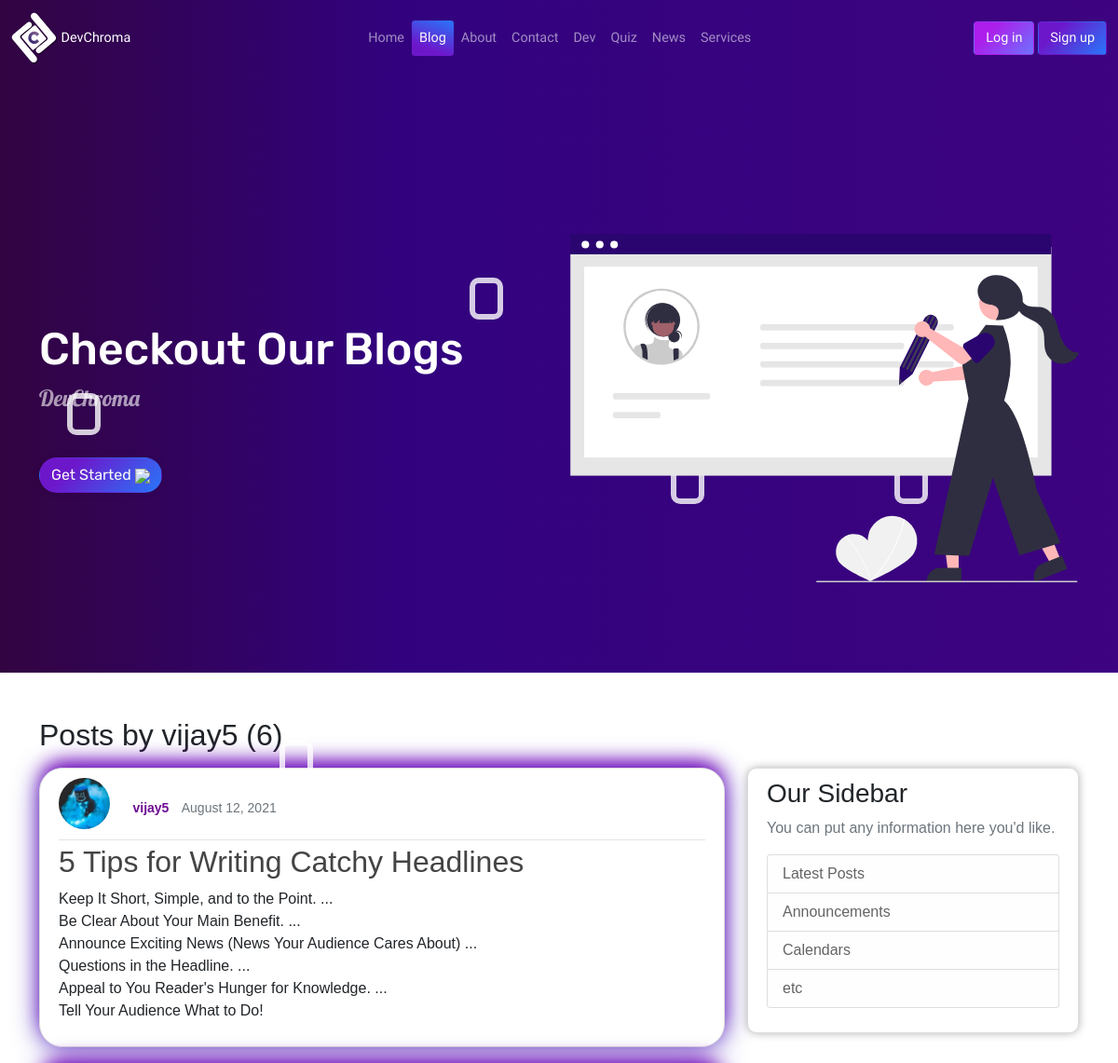
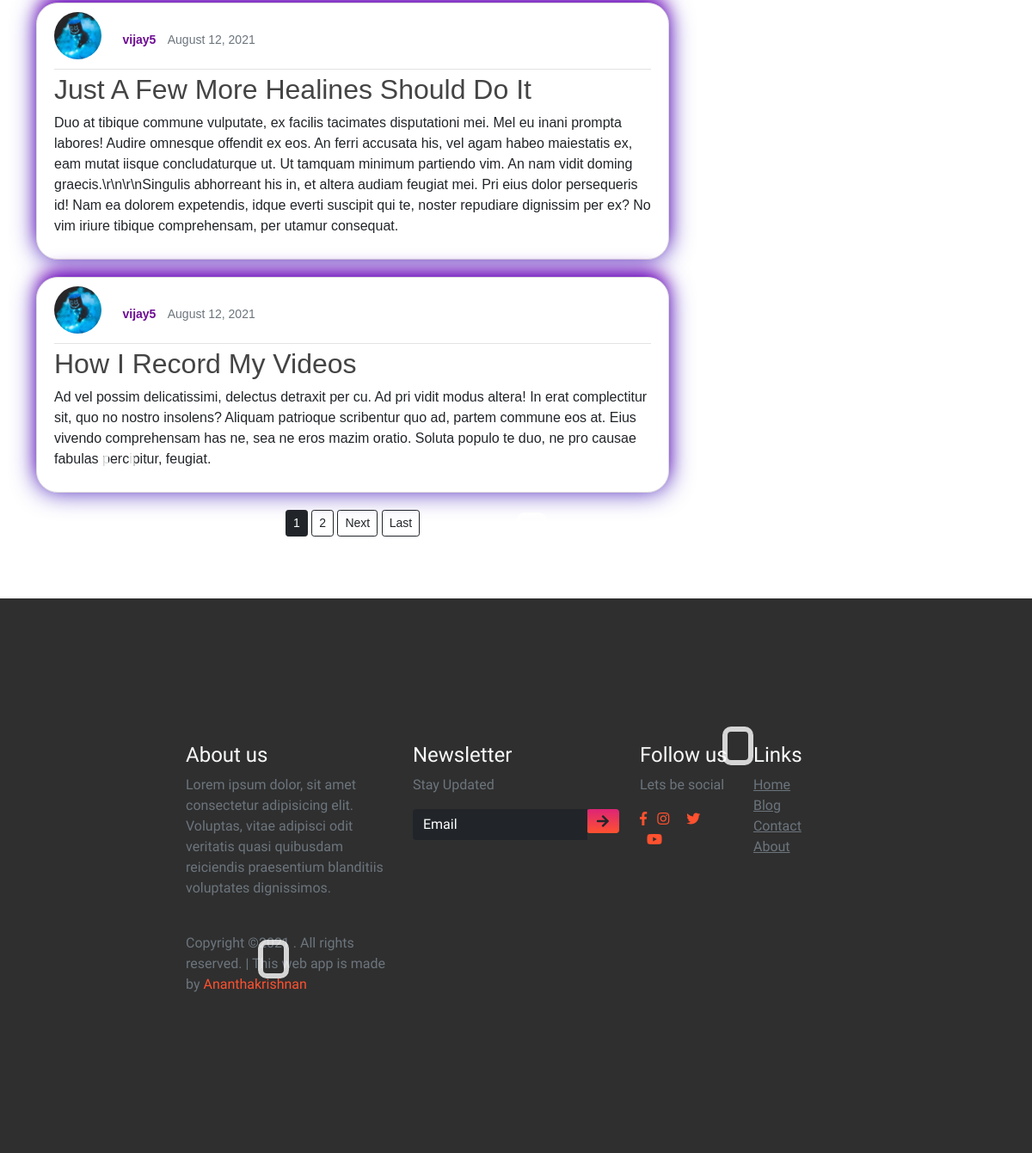
Screenshot of /blog/user/vijay5 with the database file from the repository (2 pictures, top to bottom).
### blog/models.py (models this page shows, shortened)
class Post(models.Model):
    title = models.CharField(max_length=100)
    content = models.TextField()
    date_posted = models.DateTimeField(default=timezone.now)
    author = models.ForeignKey(User , on_delete=models.CASCADE)

### app/models.py (models this page shows, shortened)
class Profile(models.Model):
    user = models.OneToOneField(User, on_delete=models.CASCADE)
    image = models.ImageField(default='default.jpg' , upload_to='profile_pics')

### blog/views.py (the view)
# urls.py: path('user/<str:username>', UserPostListView.as_view(), name='user-posts'),
class UserPostListView(ListView):
    model = Post
    template_name = 'blog/user_posts.html' # <app>/<model>_<viewtype>.html
    context_object_name = 'posts'
    paginate_by = 3
    def get_queryset(self):
        user = get_object_or_404(User, username=self.kwargs.get('username'))
        return Post.objects.filter(author=user).order_by('-date_posted')

### templates/blog/user_posts.html (shortened to what this page needs)
{% extends 'base.html' %}
{% load static %}
{% block blog %}
active   text-light  btn-sm "  style="background-color: #2876f9;
          background-image: linear-gradient(200deg, #2876f9 0%, #6d17cb 74%);"
{% endblock blog %}
{% block intro %}
Checkout Our Blogs
{% endblock intro %}
{% block href %}
href="/about"
{% endblock href %}
{% block intro-image %}
<img src="{% static 'images/wall.svg' %}"  class="img-fluid animated" alt="hero-img1">
{% endblock intro-image %}
{% block body %}
<br><br>
<main role="main" class="container">
<h2 class="mb-3 ">Posts by {{ view.kwargs.username }} ({{ page_obj.paginator.count }})</h2>
  <div class="row">
    <div class="col-md-8">
      {% for post in posts %}
       <article class="media content-section1">
                <div class="media-body">
                  <div class="article-metadata">
                   <img class="rounded-circle article-img" src="{{ post.author.profile.image.url }}">
                    <a class="text1" href="{% url 'user-posts' post.author.username %}">{{ post.author }}</a> &nbsp;
                    <small class="text-muted">{{ post.date_posted|date:"F d, Y" }}</small>
                  </div>
                  <h2><a class="article-title" href=" {% url 'post-detail' post.id %} ">{{ post.title }}</a></h2>
                  <p class="article-content">{{ post.content }}</p>
                </div>
        </article>
      {% endfor %}
      <center>
       {% if is_paginated %}
      {% for num in page_obj.paginator.page_range %}
        {% if page_obj.number == num %}
          <a class="btn btn-dark mb-4 btn-sm" href="?page={{ num }}">{{ num }}</a>
        {% elif num > page_obj.number|add:'-3' and num < page_obj.number|add:'3' %}
          <a class="btn btn-outline-dark mb-4 btn-sm" href="?page={{ num }}">{{ num }}</a>
        {% endif %}
      {% endfor %}
      {% if page_obj.has_next %}
        <a class="btn btn-outline-dark mb-4 btn-sm" href="?page={{ page_obj.next_page_number }}">Next</a>
        <a class="btn btn-outline-dark mb-4 btn-sm" href="?page={{ page_obj.paginator.num_pages }}">Last</a>
      {% endif %}
    {% endif %}
    </center>
    </div>
    <div class="col-md-4">
      <div class="content-section">
        <h3>Our Sidebar</h3>
        <p class='text-muted'>You can put any information here you'd like.
          <ul class="list-group">
            <li class="list-group-item list-group-item-light">Latest Posts</li>
            <li class="list-group-item list-group-item-light">Announcements</li>
            <li class="list-group-item list-group-item-light">Calendars</li>
            <li class="list-group-item list-group-item-light">etc</li>
          </ul>
        </p>
      </div>
    </div>
  </div>
</main>
  <br><br>
{% endblock body %}

### static/assets/css/style.css (style rules this page uses)
:root { --Snigle-font: "Sniglet", cursive; --Rubik: "Rubik",cursive; --Patua: "Patua One", cursive; --Lobster: "Lobster", cursive; --light-black: #2e2c2caf; --bggradient: linear-gradient(to bottom, #dd2476 0%, #ff512f ); --light-gray: rgba(255,255,255,0.5); }
#hero .animated { animation: up-down 2s ease-in-out infinite alternate-reverse both; }
.content-section { background: #ffffff; padding: 10px 20px; border: 1px solid #dddddd; border-radius: 3px; margin-bottom: 20px; border-radius: 10px; box-shadow: 0px 0px 10px rgba(0, 0, 0,0.2); }
.content-section1 { background: #ffffff; padding: 10px 20px; border: 1px solid #dddddd; border-radius: 3px; margin-bottom: 20px; border-radius: 10px; box-shadow: 0px 0px 28px rgba(120, 19, 187, 0.8), 0 -10px 20px -5px #9725f5; }
.article-title { color: #444444; text-decoration: none; }
.article-content { white-space: pre-line; }
.article-img { height: 65px; width: 65px; margin-right: 16px; }
.article-metadata { padding-bottom: 1px; margin-bottom: 4px; border-bottom: 1px solid #e3e3e3; text-decoration: none; }
.article-metadata .text1 { color: rgb(110, 13, 148); text-decoration: none; font-size: 13px; font-weight: bold; }

### rows the page displays
Post: author.profile.image (picture), author "vijay5", date_posted "August 12, 2021", title "5 Tips for Writing Catchy Headlines", content "Keep It Short, Simple, and to the Point. ... Be Clear About Your Main Benefit. ... Announce Exciting News (News Your Audience Cares About) ... Questions in the Headline. ... Appeal to You Reader's Hunger for Knowledge. ... Tell Your Audience What to Do!"
Post: author.profile.image (picture), author "vijay5", date_posted "August 12, 2021", title "Just A Few More Healines Should Do It", content "Duo at tibique commune vulputate, ex facilis tacimates disputationi mei. Mel eu inani prompta labores! Audire omnesque offendit ex eos. An ferri accusata his, vel agam habeo maiestatis ex, eam mutat iisque concludaturque ut. Ut tamquam minimum partiendo vim. An nam vidit doming graecis.\\r\\n\\r\\nSingulis abhorreant his in, et altera audiam feugiat mei. Pri eius dolor persequeris id! Nam ea dolorem expetendis, idque everti suscipit qui te, noster repudiare dignissim per ex? No vim iriure tibique comprehensam, per utamur consequat."
Post: author.profile.image (picture), author "vijay5", date_posted "August 12, 2021", title "How I Record My Videos", content "Ad vel possim delicatissimi, delectus detraxit per cu. Ad pri vidit modus altera! In erat complectitur sit, quo no nostro insolens? Aliquam patrioque scribentur quo ad, partem commune eos at. Eius vivendo comprehensam has ne, sea ne eros mazim oratio. Soluta populo te duo, ne pro causae fabulas percipitur, feugiat."

### other values shown
{{ view.kwargs.username }} "vijay5"
{{ page_obj.paginator.count }} "6"
{{ num }} "1"
{{ num }} "2"
